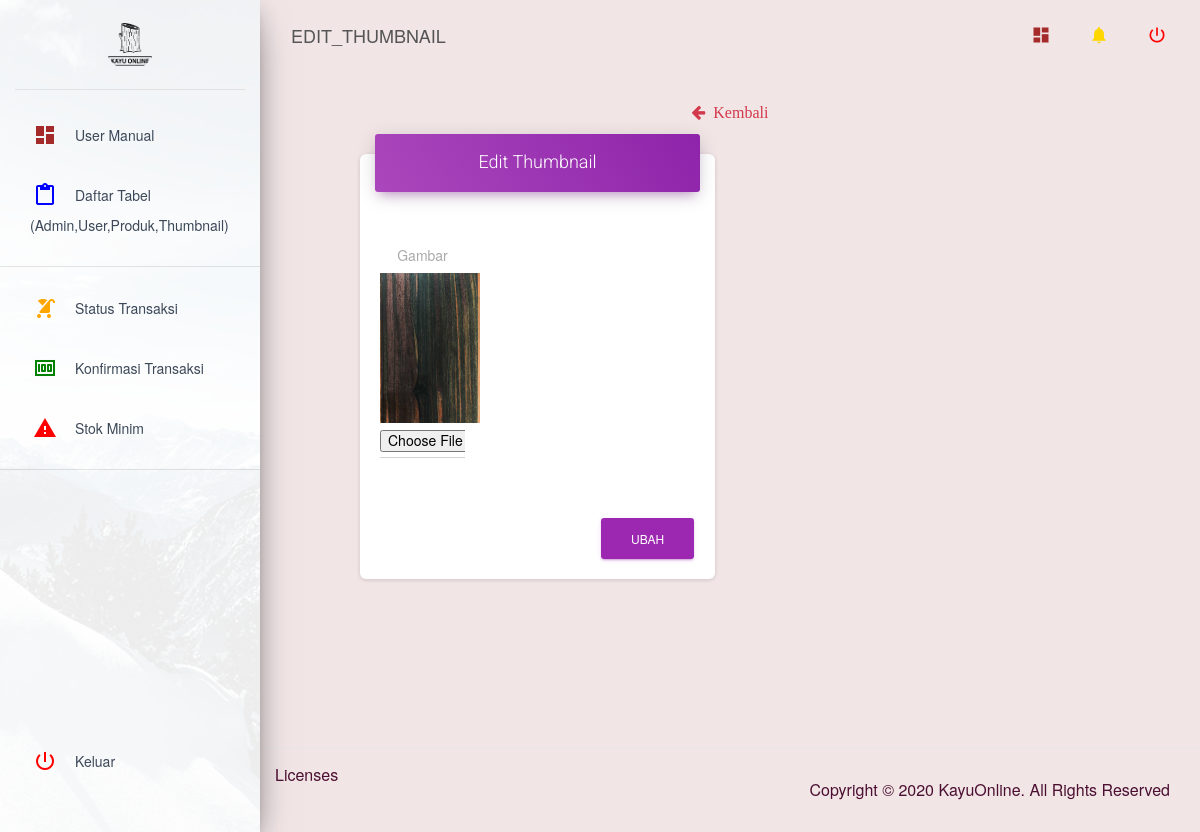
Before: /admin/edit_thumbnail/2 with the older database file.
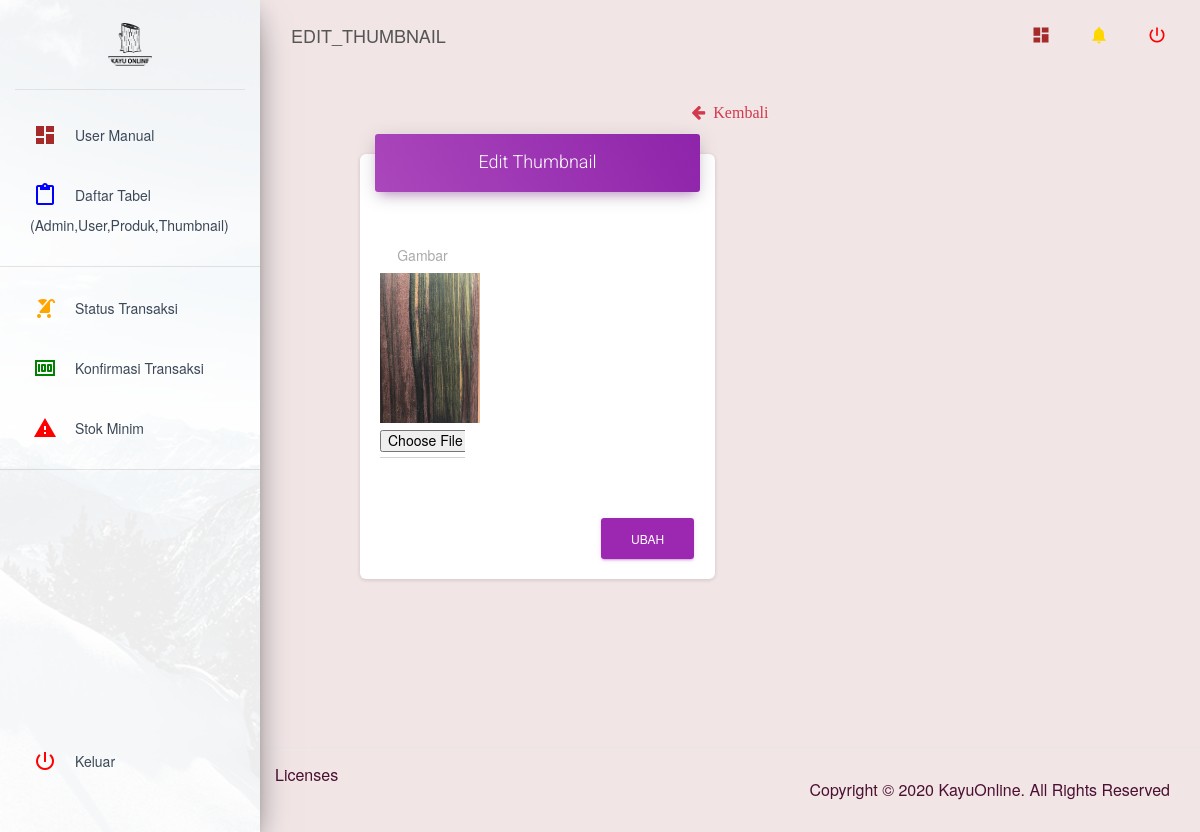
After: the same page with the newer database file.
### tables this page shows
CREATE TABLE `product_thumbnail` (
  `id` bigint(20) NOT NULL AUTO_INCREMENT,
  `product_id` char(50) DEFAULT NULL,
  `kode_product` char(50) DEFAULT NULL,
  `kode_kayu` char(50) DEFAULT NULL,
  `thumbnail` varchar(255) DEFAULT NULL,
  `name` varchar(255) DEFAULT NULL,
  PRIMARY KEY (`id`)
);

### application/views/admin/template/layout.php (called while the page is built, shortened)
<?php $this->load->view('admin/template/navbar')?>
<?php $this->load->view('admin/template/header')?>
<?php $this->load->view($content)?>

### application/controllers/Admin.php (called while the page is built, shortened)
<?php
class Admin extends CI_Controller
{
	function __construct()
	{
		$this->load->model('m_kayu_online');
	}
	public function edit_thumbnail($id)
	{
		$data['allNotif'] = $this->m_kayu_online->getAllNotif();
		$data['thumbnailbyid'] = $this->m_kayu_online->getThumbnailById($id);
		$data['content'] = 'admin/edit-thumbnail';
		$this->load->view('admin/template/layout', $data);
	}
}

### index.php (called while the page is built, shortened)
<?php
require_once BASEPATH.'core/CodeIgniter.php';

### application/models/M_kayu_online.php (called while the page is built, shortened)
<?php
class M_kayu_online extends CI_Model
{
	function __construct()
	{
		$this->db->query('SET SESSION sql_mode =
                  REPLACE(REPLACE(REPLACE(
                  @@sql_mode,
                  "ONLY_FULL_GROUP_BY,", ""),
                  ",ONLY_FULL_GROUP_BY", ""),
                  "ONLY_FULL_GROUP_BY", "")');
	}
	public function getThumbnailById($id)
	{
		$this->db->where('id', $id);
		return $this->db->get('product_thumbnail');
	}
}

### application/libraries/Dataencryption.php (called while the page is built)
<?php
	class Dataencryption
	{
		function enc_dec($action, $string){
			$output = "";
		    $encrypt_method = "AES-256-CBC";
		    $secret_key = '1234567890';
		    $secret_iv = '0987654321';
		    $key = hash('sha256', $secret_key);
		    $iv = substr(hash('sha256', $secret_iv), 0, 16);
		    if( $action == 'encrypt' ) {
		        $output = openssl_encrypt($string, $encrypt_method, $key, 0, $iv);
		        $output = base64_encode($output);
		    }
		    else if( $action == 'decrypt' ){
		        $output = openssl_decrypt(base64_decode($string), $encrypt_method, $key, 0, $iv);
		    }
		    return $output;
		}
	}
?>

### application/views/admin/edit-thumbnail.php (the view, shortened to what this page needs)
  <div class="content">
    <div class="container-fluid">
		  <a href="../tabel">
			 <i class="fa fa-arrow-left">&nbsp Kembali</i>
  		</a>
      <div class="row">
        <div class="col-md-6">
          <div class="card">
            <div class="card-header card-header-primary">
              <h4 class="card-title">Edit Thumbnail</h4>
            </div>
            <div class="card-body">
              <form action="<?php echo base_url('admin/proses_edit_thumbnail/') ?>" method="POST" enctype="multipart/form-data">
              	<?php foreach ($thumbnailbyid->result() as $key) : ?>
                <div class="row">
                  <div class="col-md-8">
                    <div class="form-group">
                    </div>
                  </div>
                </div>
                <div class="row">
                  <div class="col-md-4">
                    <div class="form-group">
                    </div>
                  </div>
                </div>
                <div class="row">
                	<div class="col-md-4">
                		<label class="bmd-text-floating">Gambar</label>
                    	<img style="height: 150px; width: 100px" src="<?= base_url($key->thumbnail);?>">
                    	<input type="file" value="<?= $key->thumbnail;?>" name="gambar" class="form-control">
                	</div>
                </div>
                <div class="row">
                  <div class="col-md-4">
                    <div class="form-group">
                    </div>
                   </div>
                </div>
                <div class="row">
                  <div class="col-md-4">
                    <div class="form-group">
                    </div>
                   </div>
                </div>
                <div class="row">
                  <div class="col-md-4">
                    <div class="form-group">
                    </div>
                   </div>
                </div>
	            <button type="submit" class="btn btn-primary pull-right">Ubah</button>
	            <div class="clearfix"></div>
            <?php endforeach;?>
          </form>
        </div>
      </div>
    </div>
  </div>
</div>
</div>

Changed rows visible on the page:
changed product_thumbnail: thumbnail: a different picture
